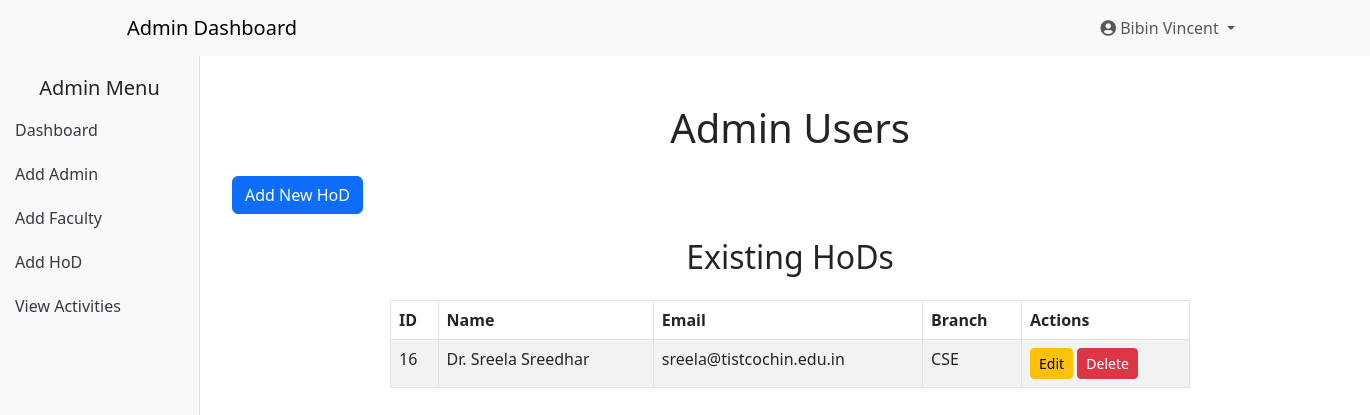
Page /add_hod.php (signed in) on the committed database.
### tables this page shows
CREATE TABLE `users` (
  `id` int(11) NOT NULL,
  `name` varchar(200) NOT NULL,
  `email` varchar(200) NOT NULL,
  `password` varchar(200) DEFAULT NULL,
  `usertype` varchar(100) NOT NULL,
  `semester` varchar(20) DEFAULT NULL,
  `branch` varchar(100) DEFAULT NULL,
  `division` varchar(10) DEFAULT NULL,
  `admission_year` int(20) DEFAULT NULL,
  `ktu_register_no` varchar(50) DEFAULT NULL,
  `approval` varchar(50) DEFAULT NULL,
  `reset_token` varchar(255) NOT NULL,
  `token_expires` int(50) NOT NULL
);

### add_hod.php (the view, shortened to what this page needs)
<?php
include('db.php');
$sql = "SELECT * FROM users WHERE usertype = 'hod'";
$result = $conn->query($sql);
$faculties = [];
if ($result->num_rows > 0) {
    while ($row = $result->fetch_assoc()) {
        $faculties[] = $row;
    }
}
?>
<!DOCTYPE html>
<html lang="en">
<head>
    <link href="https://cdn.jsdelivr.net/npm/bootstrap@5.3.0-alpha1/dist/css/bootstrap.min.css" rel="stylesheet">
    <link rel="stylesheet" href="https://cdnjs.cloudflare.com/ajax/libs/font-awesome/5.15.1/css/all.min.css">
</head>
<body>
<nav class="navbar navbar-expand-lg navbar-light bg-light">
    <div class="container">
        <a class="navbar-brand" href="#">Admin Dashboard</a>
        <div class="collapse navbar-collapse justify-content-end" id="navbarNav">
            <ul class="navbar-nav ml-auto">
                <li class="nav-item dropdown">
                    <a class="nav-link dropdown-toggle" href="#" id="navbarDropdown" role="button" data-bs-toggle="dropdown" aria-haspopup="true" aria-expanded="false">
                        <i class="fas fa-user-circle"></i> <?php echo htmlspecialchars($_SESSION['username']); ?>
                    </a>
                </li>
            </ul>
        </div>
    </div>
</nav>
<div class="sidebar">
    <h5 class="text-center">Admin Menu</h5>
    <a href="admin_dashboard.php">Dashboard</a>
    <a href="add_admin.php">Add Admin</a>
    <a href="add_faculty.php">Add Faculty</a>
    <a href="add_hod.php">Add HoD</a>
    <a href="view_activities.php">View Activities</a>
</div>
<div class="container mt-5" style="margin-left: 220px;">
    <h1 class="text-center mb-4">Admin Users</h1>
    <button class="btn btn-primary mb-4" data-bs-toggle="modal" data-bs-target="#addFacultyModal">Add New HoD</button>
    <h2 class="text-center mb-4">Existing HoDs</h2>
    <div class="table-container">
    <table class="table table-bordered table-striped">
        <thead>
            <tr>
                <th>ID</th>
                <th>Name</th>
                <th>Email</th>
                <th>Branch</th>
                <th>Actions</th>
            </tr>
        </thead>
        <tbody>
            <?php foreach ($faculties as $faculty): ?>
            <tr>
                <td><?php echo htmlspecialchars($faculty['id']); ?></td>
                <td><?php echo htmlspecialchars($faculty['name']); ?></td>
                <td><?php echo htmlspecialchars($faculty['email']); ?></td>
                <td><?php echo htmlspecialchars($faculty['branch']); ?></td>
                <td>
                    <button class="btn btn-warning btn-sm" data-bs-toggle="modal" data-bs-target="#editFacultyModal<?php echo $faculty['id']; ?>">Edit</button>
                    <form action="add_hod.php" method="POST" style="display:inline;">
                        <button type="submit" name="delete_hod" class="btn btn-danger btn-sm">Delete</button>
                    </form>
                </td>
            </tr>
            <?php endforeach; ?>
        </tbody>
    </table>
    </div>
</div>
</body>
</html>

### add_hod.php (style rules this page uses)
.sidebar { height: 100vh; position: fixed; left: 0; top: 56px; width: 200px; background-color: #f8f9fa; padding-top: 20px; border-right: 1px solid #dee2e6; }
.sidebar a { padding: 10px 15px; display: block; color: #343a40; text-decoration: none; }
.table-container { max-width: 800px; margin: 0 auto; }
.table { width: 100%; }

### rows in the picture
users: id "16", name "Dr. Sreela Sreedhar", email "sreela@tistcochin.edu.in", branch "CSE"

### other values in the picture
$_SESSION['username'] "Bibin Vincent"
